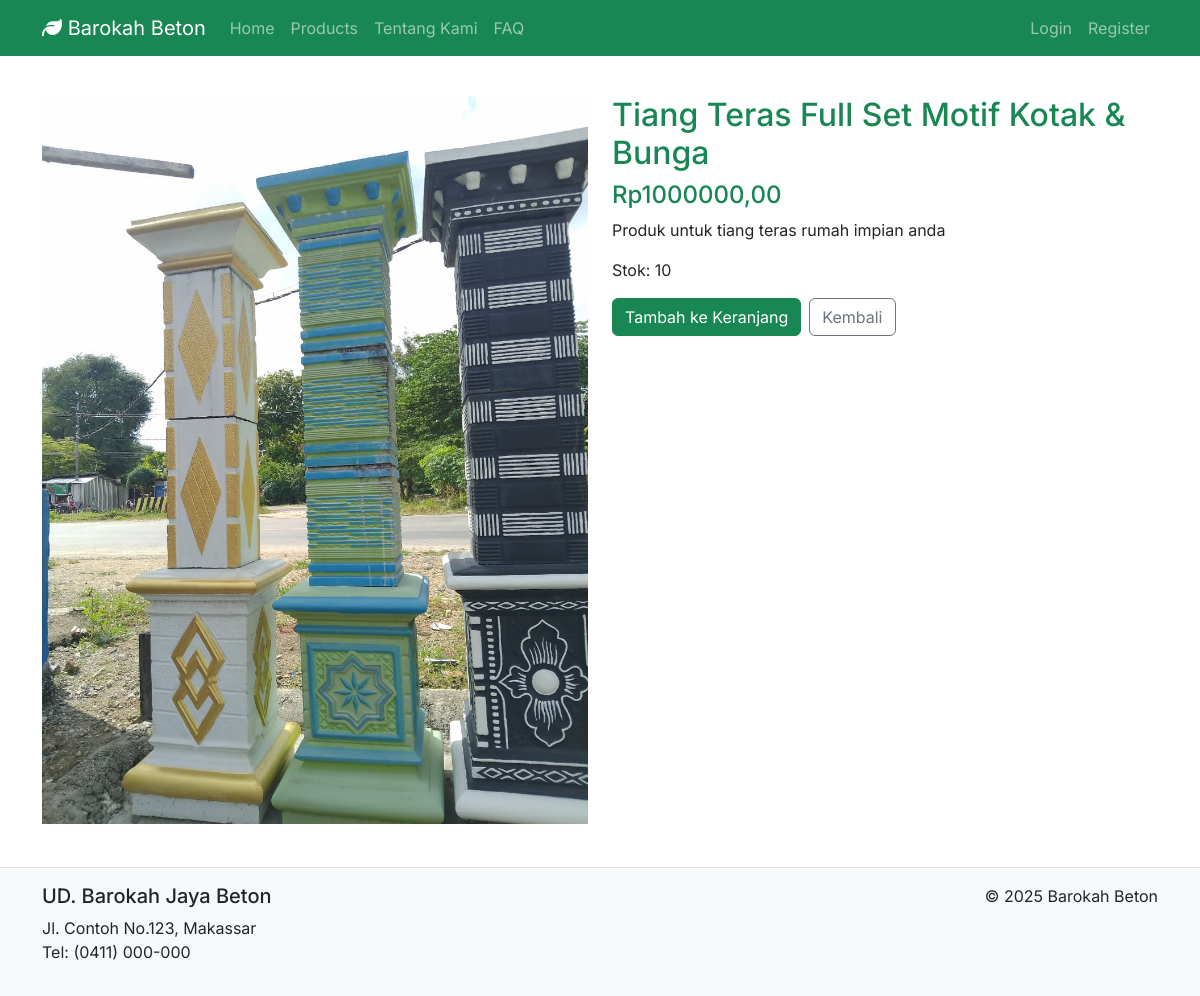
The app's page /products/5/ with its own data.
### core/models.py (models this page shows, shortened)
class Produk(models.Model):
    id = models.AutoField(primary_key=True)
    nama_produk = models.CharField(max_length=255, verbose_name="Nama Produk")
    deskripsi_produk = models.TextField(verbose_name="Deskripsi Produk")
    foto_produk = models.ImageField(upload_to='produk_images/', verbose_name="Foto Produk")
    stok_produk = models.IntegerField(verbose_name="Stok Produk")
    harga_produk = models.DecimalField(max_digits=10, decimal_places=2, verbose_name="Harga Produk")
    kategori = models.ForeignKey(Kategori, on_delete=models.SET_NULL, blank=True, null=True, verbose_name="Kategori")
    last_restock_trigger_date = models.DateTimeField(null=True, blank=True, verbose_name="Tanggal Trigger Restock Broadcast")
    class Meta:
        verbose_name_plural = "Produk"
        db_table = 'produk'
    def __init__(self, *args, **kwargs):
        super().__init__(*args, **kwargs)
        try:
            self._original_stok = self.stok_produk
        except Exception:
            self._original_stok = None

### core/views.py (the view)
# urls.py: path('products/<int:product_id>/', views.product_detail, name='product_detail'),
def product_detail(request, product_id):
	p = get_object_or_404(Produk, pk=product_id)
	return render(request, 'core/product_detail.html', {'product': p})

### core/templates/core/product_detail.html (shortened to what this page needs)
{% extends 'core/_base.html' %}
{% block content %}
<div class="row">
    <div class="col-md-6">
        {% if product.foto_produk %}
        <img src="{{ product.foto_produk.url }}" class="img-fluid" alt="{{ product.nama_produk }}">
        {% else %}
        <img src="https://via.placeholder.com/600x400.png?text=Product" class="img-fluid"
            alt="{{ product.nama_produk }}">
        {% endif %}
    </div>
    <div class="col-md-6">
        <h2 class="text-success">{{ product.nama_produk }}</h2>
        <p class="h4 text-success">Rp{{ product.harga_produk }}</p>
        <p>{{ product.deskripsi_produk }}</p>
        <p>Stok: {{ product.stok_produk }}</p>
        <form method="post" action="{% url 'core:cart_add' product.id %}" class="d-flex gap-2">
            <button class="btn btn-success" type="submit">Tambah ke Keranjang</button>
            <a href="{% url 'core:products' %}" class="btn btn-outline-secondary">Kembali</a>
        </form>
    </div>
</div>
{% endblock %}

### core/templates/core/_base.html (style rules this page uses)
body { font-family: 'Inter', sans-serif; }
body { padding-bottom: 100px; }

### records on screen
Produk: foto_produk (picture), nama_produk "Tiang Teras Full Set Motif Kotak & Bunga", harga_produk "1000000,00", deskripsi_produk "Produk untuk tiang teras rumah impian anda", stok_produk "10"
